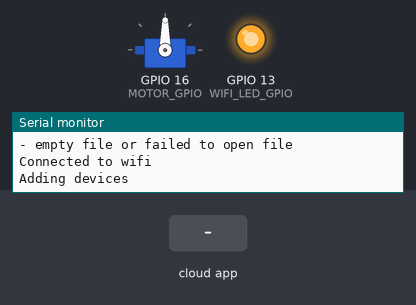
This sketch was run on a simulated ESP8266 (NodeMCU). On the bench: servo, output pins drawn as LEDs (lit = HIGH), the last lines printed to the serial monitor. Inputs (shaded band) come from the test bench. WiFi joins after 1.5 s; servers stay silent unless stated; storage starts empty.

Above: at 2.7 s.
2.8 s: the phone or cloud app sets FingerBot to 0
At 3.1 s:
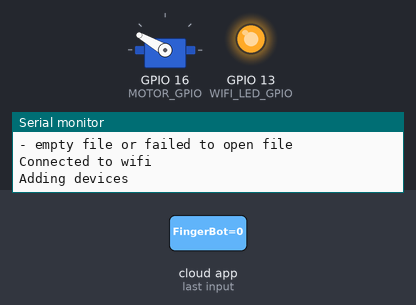
5.3 s: the phone or cloud app sets FingerBot to 255
At 7.0 s:
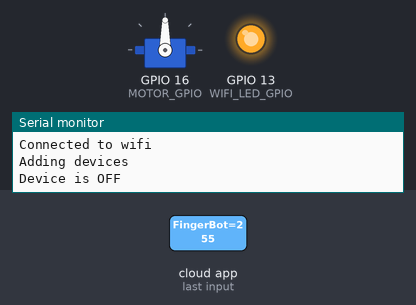
Timing chart, 0 to 8.5 s (numbered marks = the images above; inputs shaded):
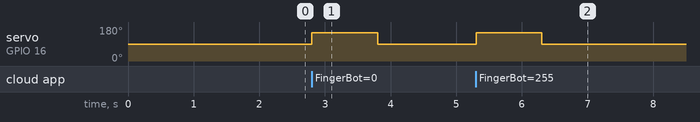

The sketch:

fingerbot.ino
```cpp
#ifdef ARDUINO_ARCH_ESP32
#include <WiFi.h>
#else
#include <ESP8266WiFi.h>
#endif
#include <Espalexa.h>
#include <Servo.h>
#include <WiFiManager.h>
#include <LittleFS.h>
#include <ArduinoOTA.h>

#define WIFI_LED_GPIO 13
#define MOTOR_GPIO 16
#define BAUD_RATE 115200
#define SERVO_REST_ANGLE 90
#define DEFAULT_DEVICE_NAME "FingerBot"
#define SERVO_SWITCH_ON_ANGLE_DIFF 60

Servo servo;
boolean wifiConnected = false;
Espalexa espalexa;
String deviceName = DEFAULT_DEVICE_NAME;
bool shouldSaveConfig = false;

//callback for updating device name config change
void saveConfigCallback() {
  Serial.println("Should save device name config");
  shouldSaveConfig = true;
}

void rotateAndRestServo() {
  servo.write(SERVO_REST_ANGLE + SERVO_SWITCH_ON_ANGLE_DIFF);
  delay(1000);
  servo.write(SERVO_REST_ANGLE);
  delay(1000);
}

void alexaCallback(uint8_t brightness) {
  if (brightness == 255) {
    rotateAndRestServo();

    Serial.println("Device is ON");
  } else {
    rotateAndRestServo();
    Serial.println("Device is OFF");
  }
}

void registerDevice(String deviceName) {
  Serial.println("Adding devices");

  espalexa.addDevice(deviceName, alexaCallback);
  espalexa.begin();
}

String readFile(fs::FS &fs, const char *path) {
  Serial.printf("Reading file: %s\r\n", path);
  File file = fs.open(path, "r");
  if (!file || file.isDirectory()) {
    Serial.println("- empty file or failed to open file");
    return String();
  }
  Serial.println("- read from file:");
  String fileContent;
  while (file.available()) {
    fileContent += String((char)file.read());
  }
  file.close();
  Serial.println(fileContent);
  return fileContent;
}

void writeFile(fs::FS &fs, const char *path, const char *message) {
  Serial.printf("Writing file: %s\r\n", path);
  File file = fs.open(path, "w");
  if (!file) {
    Serial.println("- failed to open file for writing");
    return;
  }
  if (file.print(message)) {
    Serial.println("- file written");
  } else {
    Serial.println("- write failed");
  }
  file.close();
}

void handleConfigPortal() {
  if (!LittleFS.begin()) {
    Serial.println("LittleFS mount failed. Using default device name");
  } else {
    String data = readFile(LittleFS, "/data.txt");
    if (data.length() > 0) {
      deviceName = data;
    }
  }

  WiFiManager wifiManager;
  wifiManager.setSaveConfigCallback(saveConfigCallback);
  WiFiManagerParameter deviceNameParam("deviceName", "Device Name", deviceName.c_str(), 20);
  wifiManager.addParameter(&deviceNameParam);

  bool res = wifiManager.autoConnect("FingerBot Setup");

  if (!res) {
    Serial.println("Failed to connect");
    ESP.restart();
  } else {
    Serial.println("Connected to wifi");
  }

  deviceName = deviceNameParam.getValue();

  if (shouldSaveConfig) {
    writeFile(LittleFS, "/data.txt", deviceName.c_str());
  }

  // Indicate the wifi connection via LED
  pinMode(WIFI_LED_GPIO, OUTPUT);
  digitalWrite(WIFI_LED_GPIO, HIGH);
}

void setup() {
  Serial.begin(BAUD_RATE);

  handleConfigPortal();

  registerDevice(deviceName);

  servo.attach(MOTOR_GPIO, 500, 2400);

  ArduinoOTA.begin();
}

void loop() {
  ArduinoOTA.handle();

  if (WiFi.status() == WL_CONNECTED) {
    espalexa.loop();
    delay(1);
  }
}
```

Measured:
- after the input at 2.8 s, servo on GPIO 16 (MOTOR_GPIO): 90° → 150° at once, → 90° 1.0 s later
- after the input at 5.3 s, servo on GPIO 16 (MOTOR_GPIO): 90° → 150° at once, → 90° 1.0 s later
